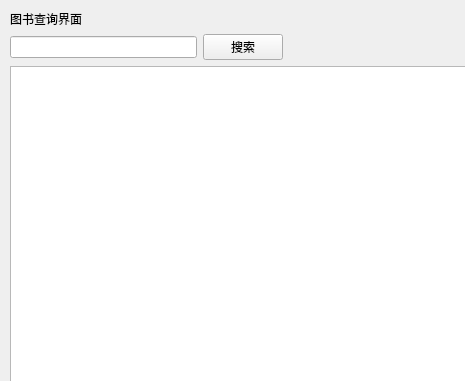
<?xml version="1.0" encoding="UTF-8"?>
<ui version="4.0">
 <class>Cell_Search_Book</class>
 <widget class="QWidget" name="Cell_Search_Book">
  <property name="geometry">
   <rect>
    <x>0</x>
    <y>0</y>
    <width>465</width>
    <height>381</height>
   </rect>
  </property>
  <property name="windowTitle">
   <string>Form</string>
  </property>
  <widget class="QWidget" name="widget" native="true">
   <property name="geometry">
    <rect>
     <x>10</x>
     <y>10</y>
     <width>466</width>
     <height>383</height>
    </rect>
   </property>
   <layout class="QGridLayout" name="gridLayout">
    <item row="1" column="1">
     <widget class="QPushButton" name="btn_search">
      <property name="text">
       <string>搜索</string>
      </property>
     </widget>
    </item>
    <item row="1" column="2">
     <spacer name="horizontalSpacer_2">
      <property name="orientation">
       <enum>Qt::Horizontal</enum>
      </property>
      <property name="sizeHint" stdset="0">
       <size>
        <width>40</width>
        <height>20</height>
       </size>
      </property>
     </spacer>
    </item>
    <item row="0" column="0">
     <widget class="QLabel" name="label">
      <property name="text">
       <string>图书查询界面</string>
      </property>
     </widget>
    </item>
    <item row="1" column="0">
     <widget class="QLineEdit" name="name_of_book"/>
    </item>
    <item row="2" column="0" colspan="3">
     <widget class="QTableView" name="tableView"/>
    </item>
   </layout>
  </widget>
 </widget>
 <resources/>
 <connections/>
</ui>
